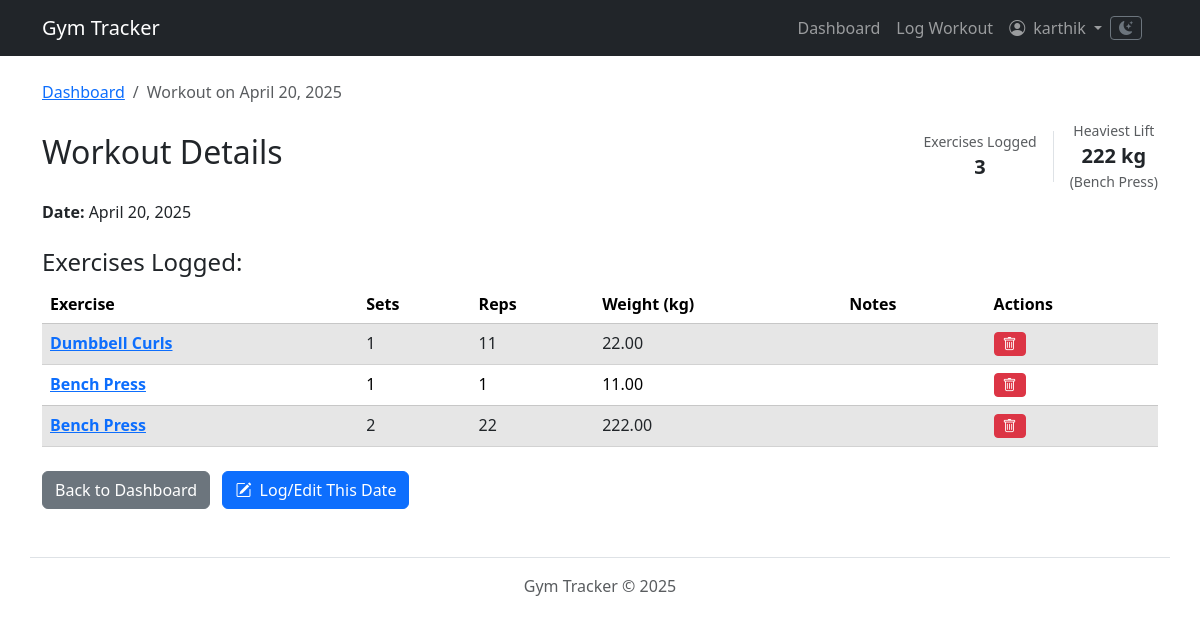
The app's page /workouts/session/5/ (signed in) with its own data.
### workouts/models.py (models this page shows, shortened)
class WorkoutSession(models.Model):
    user = models.ForeignKey(User, on_delete=models.CASCADE)
    date = models.DateField(default=timezone.now)
    created_at = models.DateTimeField(auto_now_add=True)
    notes = models.TextField(blank=True, null=True)
    class Meta:
        unique_together = ('user', 'date')
        ordering = ['-date']

class Exercise(models.Model):
    name = models.CharField(max_length=100, unique=True)
    description = models.TextField(blank=True, null=True)

class WorkoutLog(models.Model):
    session = models.ForeignKey(WorkoutSession, related_name='logs', on_delete=models.CASCADE)
    exercise = models.ForeignKey(Exercise, on_delete=models.PROTECT)  # Protect exercise from deletion if used
    sets = models.PositiveIntegerField(blank=True, null=True)
    reps = models.PositiveIntegerField(blank=True, null=True)
    weight = models.DecimalField(max_digits=6, decimal_places=2, blank=True, null=True)
    duration = models.DurationField(blank=True, null=True)  # e.g., for cardio
    notes = models.TextField(blank=True, null=True)

### workouts/views.py (the view)
# urls.py: path('session/<int:session_id>/', views.workout_detail_view, name='workout_detail'),
@login_required
def workout_detail_view(request, session_id):
    workout_session = get_object_or_404(WorkoutSession, pk=session_id, user=request.user)
    session_logs = workout_session.logs.all().order_by('id')
    log_count = session_logs.count()
    heaviest_lift_weight = None
    heaviest_lift_exercise_name = None
    if log_count > 0:  # Optimization: Only query max weight if logs exist
        max_weight_aggregate = session_logs.filter(weight__isnull=False).aggregate(max_w=Max('weight'))
        if max_weight_aggregate and max_weight_aggregate['max_w'] is not None:
            heaviest_lift_weight = max_weight_aggregate['max_w']
            first_log_with_max = session_logs.filter(weight=heaviest_lift_weight).select_related('exercise').first()
            if first_log_with_max:
                heaviest_lift_exercise_name = first_log_with_max.exercise.name
    context = {
        'session': workout_session,
        'logs': session_logs,
        'log_count': log_count,  # Pass count
        'heaviest_lift_weight': heaviest_lift_weight,  # Pass max weight
        'heaviest_lift_exercise_name': heaviest_lift_exercise_name,  # Pass exercise name
    }
    return render(request, 'workouts/workout_detail.html', context)

### workouts/templates/workouts/workout_detail.html (shortened to what this page needs)
{% extends 'workouts/base.html' %}
{% block content %}
<div class="container mt-4">
    <nav aria-label="breadcrumb">
        <ol class="breadcrumb">
            <li class="breadcrumb-item"><a href="{% url 'workouts:dashboard' %}">Dashboard</a></li>
            <li class="breadcrumb-item active" aria-current="page">Workout on {{ session.date|date:"F d, Y" }}</li>
        </ol>
    </nav>
    <div class="d-flex flex-wrap justify-content-between align-items-center mb-2">
        <h2 class="me-3">Workout Details</h2>
        <div class="d-flex align-items-center">
            {% if log_count > 0 %}
            <div class="text-center border-end pe-3 me-3">
                 <span class="text-muted d-block small">Exercises Logged</span>
                 <strong class="fs-5">{{ log_count }}</strong>
            </div>
            {% endif %}
            {% if heaviest_lift_weight is not None %}
            <div class="text-center">
                 <span class="text-muted d-block small">Heaviest Lift</span>
                 <strong class="fs-5">{{ heaviest_lift_weight|floatformat:0 }} kg</strong>
                 {% if heaviest_lift_exercise_name %}
                 <small class="d-block text-muted">({{ heaviest_lift_exercise_name }})</small>
                 {% endif %}
            </div>
            {% endif %}
        </div>
    </div>
    <p><strong>Date:</strong> {{ session.date|date:"F d, Y" }}</p>
    <h4 class="mt-4">Exercises Logged:</h4>
    {% if logs %}
    <table class="table table-striped table-hover">
        <thead>
        <tr>
            <th scope="col">Exercise</th>
            <th scope="col">Sets</th>
            <th scope="col">Reps</th>
            <th scope="col">Weight (kg)</th>
            <th scope="col">Notes</th>
            <th scope="col">Actions</th>
        </tr>
        </thead>
        <tbody>
        {% for log in logs %}
        <tr>
            <td><strong><a href="{% url 'workouts:exercise_stats' exercise_id=log.exercise.id %}"
                           title="View progress chart for {{ log.exercise.name }}">
                {{ log.exercise.name }}
            </a></strong></td>
            <td>{{ log.sets|default:"N/A" }}</td>
            <td>{{ log.reps|default:"N/A" }}</td>
            <td>{{ log.weight|default:"N/A" }}</td>
            <td>{{ log.notes|default:""|linebreaksbr }}</td>
            <td>
                <form action="{% url 'workouts:delete_workout_log' log_id=log.id %}"
                      method="POST"
                      class="d-inline"
                      onsubmit="return confirm('Are you sure you want to delete this entry?');">
                    <button type="submit" class="btn btn-danger btn-sm" title="Delete this entry">
                        <i class="bi bi-trash"></i>
                    </button>
                </form>
            </td>
        </tr>
        {% endfor %}
        </tbody>
    </table>
    {% else %}
    <p>No specific exercises were logged for this session.</p>
    {% endif %}
    <div class="mt-4">
        <a href="{% url 'workouts:dashboard' %}" class="btn btn-secondary">Back to Dashboard</a>
        <a href="{% url 'workouts:log_workout_date' date_str=session.date|date:'Y-m-d' %}" class="btn btn-primary ms-2">
            <i class="bi bi-pencil-square me-1"></i>
            Log/Edit This Date
        </a>
    </div>
</div>
{% endblock %}

### workouts/templates/workouts/base.html (shortened to what this page needs)
{% load static %}
<html lang="en">
<head>
    <link href="https://cdn.jsdelivr.net/npm/bootstrap@5.3.2/dist/css/bootstrap.min.css" rel="stylesheet"
>
    <link rel="stylesheet" href="https://cdn.jsdelivr.net/npm/bootstrap-icons@1.11.3/font/bootstrap-icons.min.css">
    <link href="https://cdn.jsdelivr.net/npm/tom-select@2.3.1/dist/css/tom-select.bootstrap5.css" rel="stylesheet">
</head>
<body>
<nav class="navbar navbar-expand-lg navbar-dark bg-dark mb-4">
    <div class="container">
        <a class="navbar-brand" href="{% url 'home' %}">Gym Tracker</a>
        <div class="collapse navbar-collapse" id="navbarNav">
            <ul class="navbar-nav ms-auto mb-2 mb-lg-0">
                {% if user.is_authenticated %}
                <li class="nav-item">
                    <a class="nav-link {% if request.resolver_match.view_name == 'workouts:dashboard' %}active{% endif %}"
                       href="{% url 'workouts:dashboard' %}">Dashboard</a>
                </li>
                <li class="nav-item">
                    <a class="nav-link {% if request.resolver_match.view_name == 'workouts:log_workout_date' or request.resolver_match.view_name == 'workouts:log_workout_today' %}active{% endif %}"
                       href="{% url 'workouts:log_workout_today' %}">Log Workout</a>
                </li>
                <li class="nav-item dropdown">
                    <a class="nav-link dropdown-toggle" href="#" id="navbarUserDropdown" role="button"
                       data-bs-toggle="dropdown" aria-expanded="false">
                        <i class="bi bi-person-circle me-1"></i>
                        {{ user.username }}
                    </a>
                </li>
                {% endif %}
            </ul>
            <li class="nav-item d-flex align-items-center me-3">
                <button class="btn btn-outline-secondary btn-sm" id="darkModeToggle" title="Toggle dark mode">
                    <i class="bi bi-moon-stars-fill"></i>
                </button>
            </li>
        </div>
    </div>
</nav>
<main role="main">
    {% block content %}{% endblock %}
</main>
<footer class="container mt-5 py-3 border-top text-center text-muted">
    Gym Tracker © {% now "Y" %}
</footer>
</body>
</html>

### workouts/templates/workouts/base.html (style rules this page uses)
:root { --body-bg: #ffffff; --body-color: #212529; --card-bg: #ffffff; --card-border-color: rgba(0, 0, 0, 0.175); --link-color: #0d6efd; --link-hover-color: #0a58ca; --navbar-bg: #212529; --navbar-color: rgba(255, 255, 255, 0.55); --navbar-active-color: #ffffff; --navbar-hover-color: rgba(255, 255, 255, 0.75); --table-striped-bg: rgba(0, 0, 0, 0.05); --bs-body-bg-rgb: 255, 255, 255; --bs-body-color-rgb: 33, 37, 41; color-scheme: light; }
body { background-color: var(--body-bg); color: var(--body-color); transition: background-color 0.2s ease-in-out, color 0.2s ease-in-out; }
a { color: var(--link-color); }
.navbar { background-color: var(--navbar-bg) !important; }
.navbar-dark .navbar-nav .nav-link { color: var(--navbar-color); }
.navbar-dark .navbar-brand { color: var(--navbar-active-color); }
.table { color: var(--body-color); border-color: var(--card-border-color); }
.table-striped > tbody > tr:nth-of-type(odd) > * { background-color: var(--table-striped-bg); color: var(--body-color); }

### records on screen
WorkoutSession: date "April 20, 2025"
Exercise: name "Bench Press"
WorkoutLog: exercise.name "Dumbbell Curls", sets "1", reps "11", weight "22.00"
WorkoutLog: exercise.name "Bench Press", sets "1", reps "1", weight "11.00"
WorkoutLog: exercise.name "Bench Press", sets "2", reps "22", weight "222.00"

### other values on screen
{{ user.username }} "karthik"
{{ log_count }} "3"
{{ heaviest_lift_weight|floatformat:0 }} "222"
